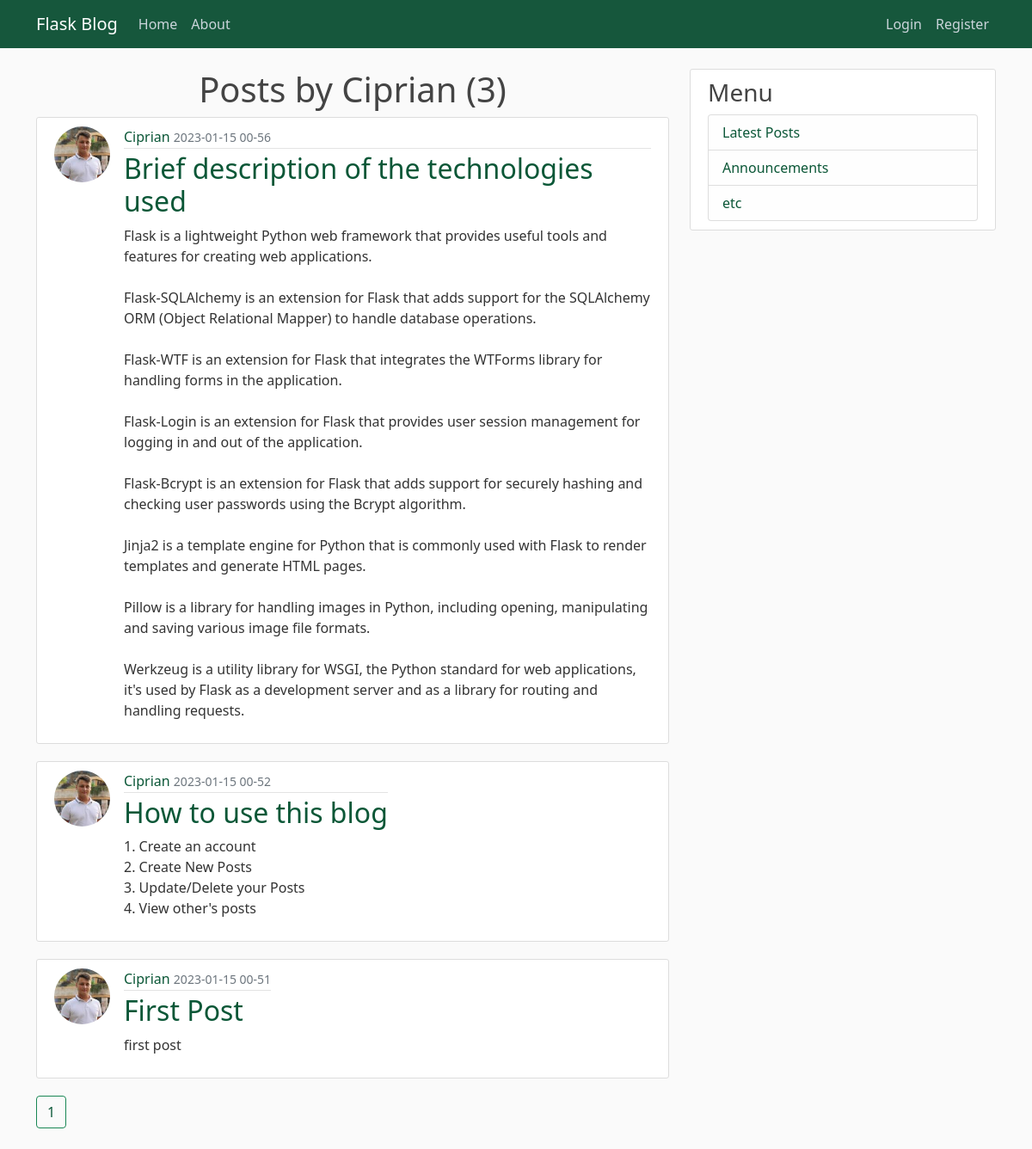
The app's page /user/Ciprian with its own data.
### flaskblog/models.py (models this page shows, shortened)
class User(db.Model, UserMixin):
    id = db.Column(db.Integer, primary_key=True)
    username = db.Column(db.String(20), unique=True, nullable=False)
    email = db.Column(db.String(120), unique=True, nullable=False)
    image_file = db.Column(db.String(20), nullable=False, default='default.jpg')
    password = db.Column(db.String(60), nullable=False)
    posts = db.relationship('Post', backref='author', lazy=True)

class Post(db.Model):
    id = db.Column(db.Integer, primary_key=True)
    title = db.Column(db.String(100), nullable=False)
    date_posted = db.Column(db.DateTime, nullable=False, default=datetime.utcnow)
    content = db.Column(db.Text, nullable=False)
    user_id = db.Column(db.Integer, db.ForeignKey('user.id'), nullable=False)

### flaskblog/routes.py (the view)
@app.route('/user/<string:username>')
def user_posts(username):
    page = request.args.get('page', default=1, type=int)
    user = User.query.filter_by(username=username).first_or_404()
    posts = Post.query.filter_by(author=user)\
            .order_by(Post.date_posted.desc())\
            .paginate(per_page=4, page=page)
    return render_template('user_posts.html', posts=posts , user=user)

### flaskblog/templates/user_posts.html
{% extends "layout.html" %}
{% block content %}
<h1 class="mn-3 text-center"> Posts by {{user.username}} ({{posts.total}})</h1>
{% for post in posts.items %}
<article class="media content-section d-flex justify-content-start">
    <img class="rounded-circle article-img" src="{{url_for('static',filename='profile_pics/'+post.author.image_file)}}">
    <div class="media-body">
        <div class="article-metadata">
            <a class="mr-2" href="{{url_for('user_posts',username=post.author.username)}}">{{ post.author.username }}</a>
            <small class="text-muted">{{ post.date_posted.strftime('%Y-%m-%d %H-%M') }}</small>
        </div>
        <h2><a class="article-title" href="{{ url_for('post',post_id=post.id) }}">{{ post.title }}</a></h2>
        <p class="article-content">{{ post.content }}</p>
    </div>
</article>
{% endfor %}
{% for page_num in posts.iter_pages(left_edge=1, right_edge=1 , left_current=2, right_current=2) %}
    {% if page_num %}
        {% if posts.page == page_num %}
            <a class="btn btn-success mb-4" href="{{url_for('user_posts',username=user.username,page=page_num)}}">{{page_num}}</a>
        {% else %}
            <a class="btn btn-outline-success mb-4" href="{{url_for('user_posts',username=user.username,page=page_num)}}">{{page_num}}</a>
        {% endif %}
    {% else %}
        ...
    {% endif %}
{% endfor %}
{% endblock content %}

### flaskblog/static/main.css (style rules this page uses)
body { background: #fafafa; color: #333333; margin-top: 5rem; }
h1, h2, h3, h4, h5, h6 { color: #444444; }
.content-section { background: #ffffff; padding: 10px 20px; border: 1px solid #dddddd; border-radius: 3px; margin-bottom: 20px; }
.article-title { color: #444444; }
.article-content { white-space: pre-line; }
.article-img { height: 65px; width: 65px; margin-right: 16px; }
.article-metadata { padding-bottom: 1px; margin-bottom: 4px; border-bottom: 1px solid #e3e3e3 }
a:visited, a:link, a:active { color: #0b5737; background-color: transparent; text-decoration: none; }

### records on screen
User: username "Ciprian"
Post: image_file (picture), author.username "Ciprian", date_posted "2023-01-15 00-56", title "Brief description of the technologies used", content "Flask is a lightweight Python web framework that provides useful tools and features for creating web applications. Flask-SQLAlchemy is an extension for Flask that adds support for the SQLAlchemy ORM (Object Relational Mapper) to handle database operations. Flask-WTF is an extension for Flask that integrates the WTForms library for handling forms in the application. Flask-Login is an extension for Flask that provides user session management for logging in and out of the application. Flask-Bcrypt is an extension for Flask that adds support for securely hashing and checking user passwords using the Bcrypt algorithm. Jinja2 is a template engine for Python that is commonly used with Flask to…"
Post: image_file (picture), author.username "Ciprian", date_posted "2023-01-15 00-52", title "How to use this blog", content "1. Create an account 2. Create New Posts 3. Update/Delete your Posts 4. View other's posts"
Post: image_file (picture), author.username "Ciprian", date_posted "2023-01-15 00-51", title "First Post", content "first post"

### other values on screen
{{ posts.total }} "3"
{{ page_num }} "1"
